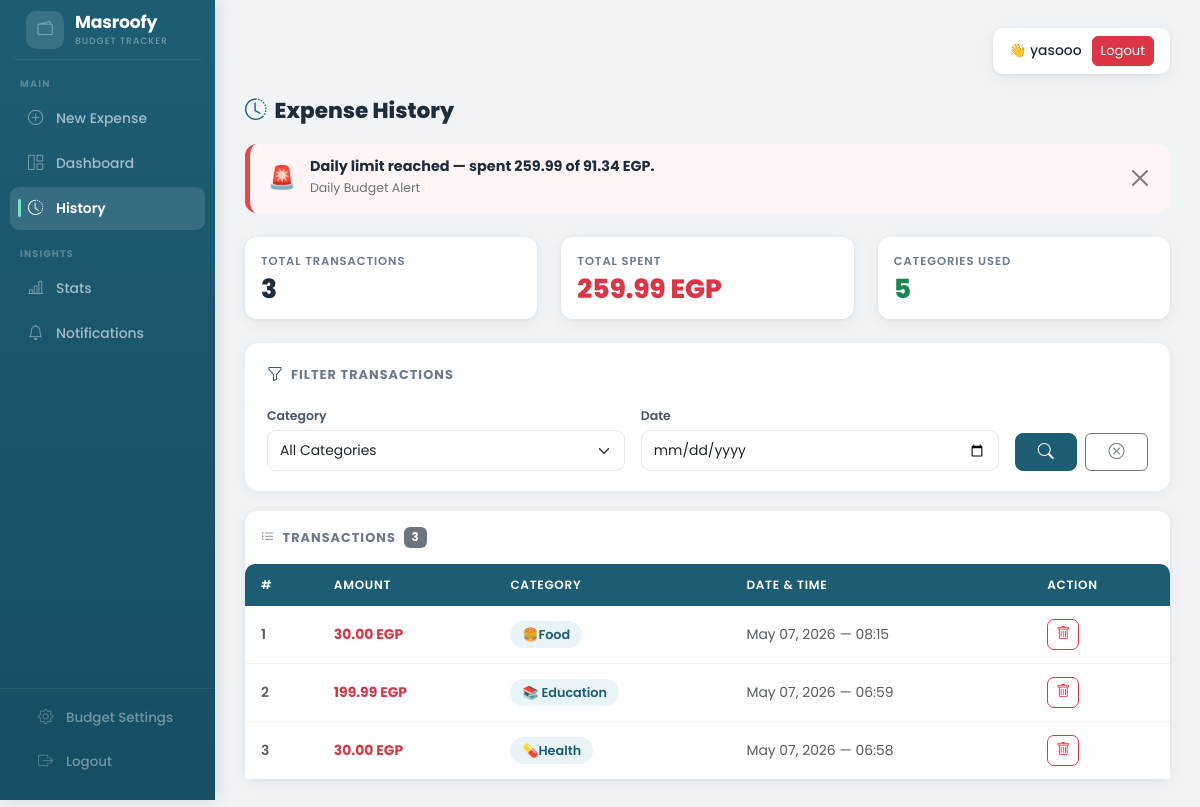
The page /history/ (signed in) on the database as committed earlier.
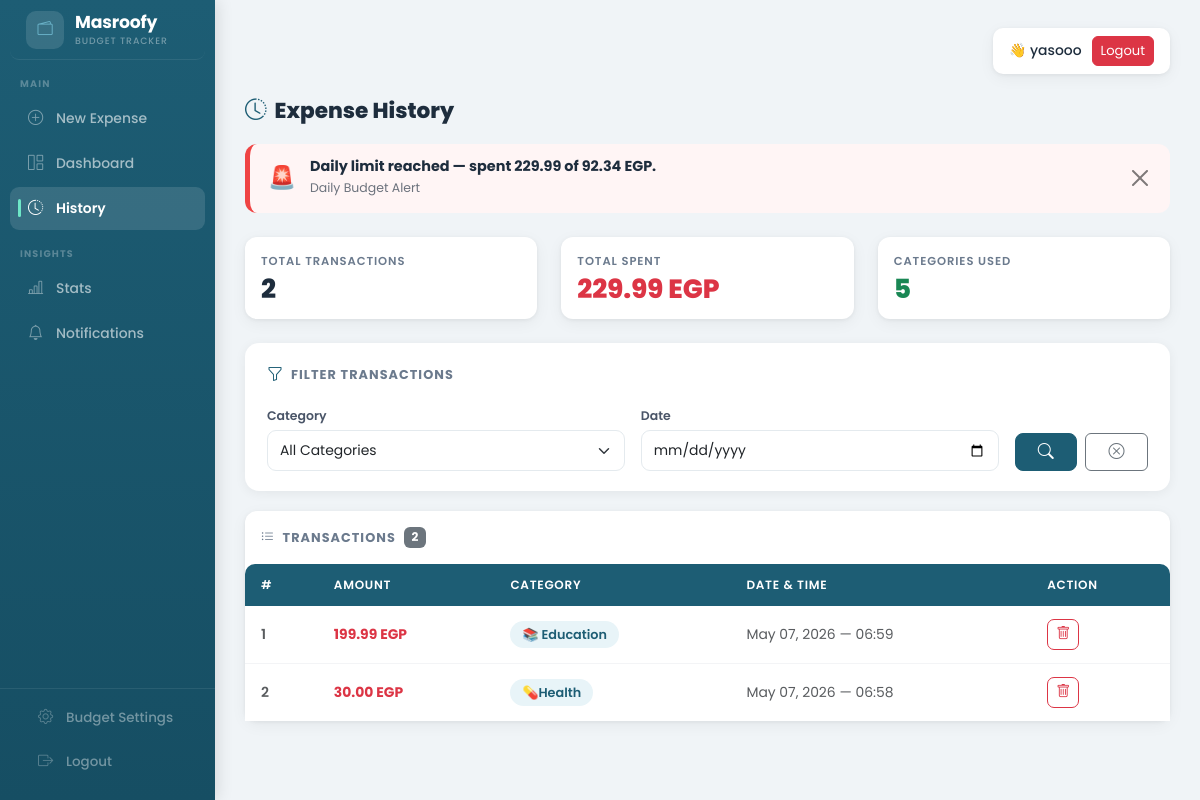
The same page on the database as committed later.
### budget/models.py (models this page shows, shortened)
class Transaction(models.Model):
    user = models.ForeignKey(User, on_delete=models.CASCADE)
    objects = TransactionManager()
    amount    = models.FloatField()
    category  = models.ForeignKey(Category, on_delete=models.CASCADE)
    timestamp = models.DateTimeField()
    cycle     = models.ForeignKey(BudgetCycle, on_delete=models.CASCADE)

class Category(models.Model):
    name = models.CharField(max_length=100)
    icon_res_id = models.IntegerField(default=0)

### budget/views.py (the view, shortened to what this page needs)
# urls.py: path('history/',              views.HistoryView.as_view(),      name='history'),
class HistoryView(View):
    def get(self, request):
        cycle = BudgetCycle.objects.filter(user=request.user, is_active=True).first()
        if cycle:
            transactions = Transaction.objects.filter(
                user=request.user,
                cycle=cycle,
                timestamp__date__gte=cycle.start_date,   # ✅ من بداية الـ cycle
                timestamp__date__lte=cycle.end_date,     # ✅ حتى نهاية الـ cycle
            ).select_related("category")
        else:
            transactions = Transaction.objects.none()
        category_id   = request.GET.get("category")
        selected_date = request.GET.get("date")
        if category_id:
            transactions = transactions.filter(category_id=category_id)
        if selected_date:
            transactions = transactions.filter(timestamp__date=selected_date)
        transactions = transactions.order_by("-timestamp")
        total_spent  = transactions.aggregate(total=Sum("amount"))["total"] or 0
        categories = Category.objects.annotate(
            total_spent_cat=Sum(
                "transaction__amount",
                filter=Q(transaction__user=request.user)
            )
        )
        today        = timezone.now().date()
        daily_record = None
        if cycle:
            daily_record, _ = DailyRecord.objects.get_or_create(
                user=request.user, cycle=cycle, date=today,
                defaults={"allocated_limit": cycle.safe_daily_limit, "total_spent": 0.0},
            )
        return render(request, "history.html", {
            "transactions": transactions,
            "categories":   categories,
            "total_spent":  total_spent,
            "cycle":        cycle,
            "daily_alert":  get_daily_alert(daily_record),
            "cycle_alert":  get_cycle_alert(cycle),
        })

### budget/views.py (called while the page is built)
def get_cycle_alert(cycle):
    if not cycle:
        return None
    total = float(cycle.total_allowance)
    spent = float(Transaction.objects.filter(cycle=cycle).aggregate(total=Sum("amount"))["total"] or 0)
    remaining  = total - spent
    percentage = (spent / total * 100) if total > 0 else 0
    if percentage >= 100:
        return {"msg": f"Budget exhausted — spent {spent:.2f} of {total:.2f} EGP.", "type": "danger", "percentage": 100}
    elif percentage >= 80:
        return {"msg": f"Heads up — {percentage:.0f}% used. {remaining:.2f} EGP left.", "type": "warning", "percentage": round(percentage)}
    elif percentage >= 60:
        return {"msg": f"You've used {percentage:.0f}% of your budget. {remaining:.2f} EGP left.", "type": "info", "percentage": round(percentage)}
    return None

### budget/templates/history.html (shortened to what the changed rows need)
{% extends 'base.html' %}
{% block content %}
{% if daily_alert %}
<div class="alert-banner mb-4"
     style="background:{% if daily_alert.type == 'danger' %}#fff5f5{% elif daily_alert.type == 'warning' %}#fffbeb{% else %}#eff6ff{% endif %};
            border-left: 5px solid {% if daily_alert.type == 'danger' %}#ef4444{% elif daily_alert.type == 'warning' %}#f59e0b{% else %}#3b82f6{% endif %};">
    <span style="font-size:1.4rem;">{% if daily_alert.type == 'danger' %}🚨{% elif daily_alert.type == 'warning' %}⚠️{% else %}ℹ️{% endif %}</span>
    <div>
        <h6>{{ daily_alert.msg }}</h6>
        <small>Daily Budget Alert</small>
    </div>
    <button type="button" class="btn-close ms-auto" data-bs-dismiss="alert"></button>
</div>
{% endif %}
<div class="row mb-4">
    <div class="col-md-4">
        <div class="card stat-card p-3">
            <div class="s-label">Total Transactions</div>
            <div class="s-val">{{ transactions|length }}</div>
        </div>
    </div>
    <div class="col-md-4">
        <div class="card stat-card coral p-3">
            <div class="s-label">Total Spent</div>
            <div class="s-val text-danger">{{ total_spent|floatformat:2 }} EGP</div>
        </div>
    </div>
</div>
<div class="card">
    <div class="card-body p-0">
        <div class="d-flex align-items-center p-3 pb-0">
            <span style="font-size:.8rem;font-weight:700;text-transform:uppercase;letter-spacing:.08em;color:#6b7a8d;">
                <i class="bi bi-list-ul me-1"></i> Transactions
            </span>
            <span class="badge bg-secondary ms-2">{{ transactions|length }}</span>
        </div>
        <div class="table-responsive mt-3">
            <table class="table table-hover mb-0">
                <thead>
                    <tr>
                        <th>#</th>
                        <th>Amount</th>
                        <th>Category</th>
                        <th>Date &amp; Time</th>
                        <th>Action</th>
                    </tr>
                </thead>
                <tbody>
                    {% for t in transactions %}
                    <tr>
                        <td class="text-muted fw-semibold">{{ forloop.counter }}</td>
                        <td class="fw-bold text-danger">{{ t.amount|floatformat:2 }} EGP</td>
                        <td><span class="badge-category">{{ t.category.name }}</span></td>
                        <td class="text-muted">{{ t.timestamp|date:"M d, Y — H:i" }}</td>
                        <td>
                            <form method="POST" action="/history/" onsubmit="return confirm('Are you sure you want to delete this transaction?')">
                                <button type="submit" class="btn btn-sm btn-outline-danger" style="border-radius:7px;">
                                    <i class="bi bi-trash"></i>
                                </button>
                            </form>
                        </td>
                    </tr>
                    {% endfor %}
                </tbody>
            </table>
        </div>
    </div>
</div>
{% endblock %}

Rows that differ between the two databases and show on the page:
removed Transaction: amount "30.00", category.name "🍔Food", timestamp "May 07, 2026 — 08:15"
Other text that changed with them:
{{ daily_alert.msg }}: "Daily limit reached — spent 259.99 of 91.34 EGP." → "Daily limit reached — spent 229.99 of 92.34 EGP."
{{ transactions|length }}: "3" → "2"
{{ total_spent|floatformat:2 }}: "259.99" → "229.99"
